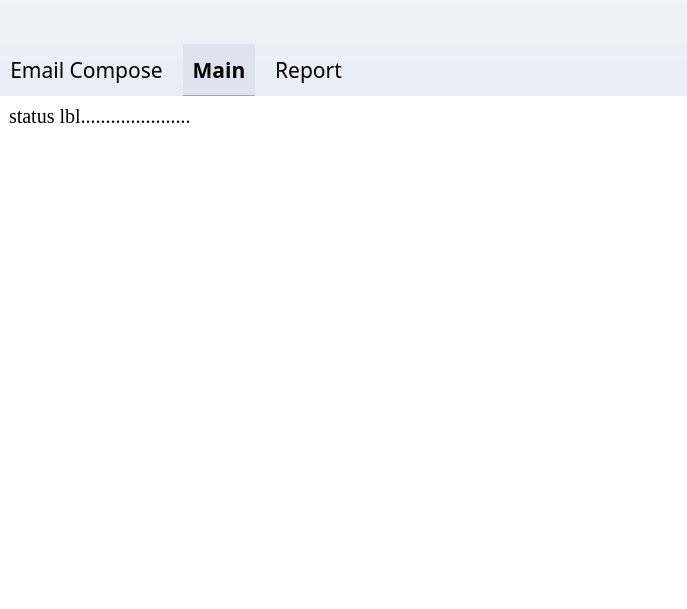
<?xml version="1.0" encoding="UTF-8"?>
<ui version="4.0">
 <class>MainWindow</class>
 <widget class="QMainWindow" name="MainWindow">
  <property name="geometry">
   <rect>
    <x>0</x>
    <y>0</y>
    <width>687</width>
    <height>609</height>
   </rect>
  </property>
  <property name="font">
   <font>
    <family>Times New Roman</family>
    <pointsize>15</pointsize>
   </font>
  </property>
  <property name="windowTitle">
   <string>WARM UP MODULE</string>
  </property>
  <property name="styleSheet">
   <string notr="true">#warm_up_module_widget
{
     background-color: qlineargradient(spread:pad, x1:0.5, y1:0, x2:0.5, y2:1, stop:0 rgba(239, 242, 248, 255), stop:1 rgba(188, 217, 235, 255));
}

QTabWidget
{
  background-color: transparent;
  font: 16pt &quot;Raleway&quot;;
  font-weight:300;
}

QTabWidget::pane
{
  background-color: white;
}
QTabBar
{
  background-color: transparent;
}

QTabBar::tab
{
  background-color: transparent;
  margin-right: 10px;
  padding: 10px;
}
QTabBar::tab:selected
{
  background-color: #DCE3ED;
  border-width:1px;
border-style:solid;
border-left-color: transparent;
border-top-color: transparent;
border-right-color: transparent;
border-bottom-color: #a6a6a6;
 font: 16pt &quot;Raleway&quot;;
 font-weight:500;
  
}


QTextBrowser
{
    font: 12pt &quot;Raleway&quot;;
   font-weight:300;
}
QTextEdit
{
     
	font: 12pt &quot;Raleway&quot;;
   font-weight:300;
}
QScrollBar::vertical
{
  background-color: transparent;
  border: none;
  width:16px;
   padding-top:15px;
}
QScrollBar::handle:vertical
{
  background-color: gray;
  border-radius: 3px;
  min-width: 12px;
  min-height: 16px;
  margin:5px;
}
QScrollBar::add-line:vertical
{
  height:0px;
  subcontrol-position: bottom;
}


QScrollBar::sub-line:vertical
{
  height: 0px;
  subcontrol-position: top;
}
QScrollBar::horizontal
{
  background-color: transparent;
  border: none;
  height:20px;
}
QScrollBar::handle:horizontal
{
  background-color: gray;
  border-radius: 5px;
  min-width: 16px;
  min-height: 16px;
  margin:5px;
}
QScrollBar::add-line:horizontal {
height: 0px;
}

QScrollBar::sub-line:horizontal {
height: 0px;
}

QScrollBar::add-page:horizontal, QScrollBar::sub-page:horizontal {
height: 0px;
}
QAbstractScrollArea::corner {
    background: transparent;
}

#subject_fixed_lbl, #body_fixed_lbl
{
     font: 12pt &quot;Raleway&quot;;
    font-weight:bold;
}
#subject_lin
{
   font: 16pt &quot;Raleway&quot;;
   font-weight:medium;
}
QPushButton
{
	background-color: #028fc3;
   color:white;
   border:none; 
	font: 16pt &quot;Raleway&quot;;
    font-weight:500;
    width:120px;
    height:40px;
}
QListView::item
{
   
	background-color: white;
    font: 14pt &quot;Raleway&quot;;
    font-weight:300;
}
QListView::item:selected
{
    background-color: white;
    color:black;
    border:none;
  	font: 14pt &quot;Raleway&quot;;
    font-weight:500;
}

</string>
  </property>
  <widget class="QWidget" name="warm_up_module_widget">
   <layout class="QVBoxLayout" name="verticalLayout">
    <property name="spacing">
     <number>12</number>
    </property>
    <property name="leftMargin">
     <number>0</number>
    </property>
    <property name="rightMargin">
     <number>0</number>
    </property>
    <property name="bottomMargin">
     <number>0</number>
    </property>
    <item>
     <widget class="QLabel" name="app_logo">
      <property name="font">
       <font>
        <family>Times New Roman</family>
        <pointsize>15</pointsize>
       </font>
      </property>
      <property name="styleSheet">
       <string notr="true">image: url(:/newPrefix/software logo.png);</string>
      </property>
      <property name="text">
       <string/>
      </property>
      <property name="pixmap">
       <pixmap resource="../assets/app_resources.qrc">:/icons/icons/software logo.png</pixmap>
      </property>
      <property name="alignment">
       <set>Qt::AlignCenter</set>
      </property>
     </widget>
    </item>
    <item>
     <widget class="QTabWidget" name="tabWidget">
      <property name="font">
       <font>
        <family>Raleway</family>
        <pointsize>16</pointsize>
        <weight>37</weight>
        <italic>false</italic>
        <bold>false</bold>
       </font>
      </property>
      <property name="styleSheet">
       <string notr="true"/>
      </property>
      <property name="currentIndex">
       <number>1</number>
      </property>
      <widget class="QWidget" name="email_compose">
       <property name="styleSheet">
        <string notr="true">background-color: rgb(255, 255, 255);</string>
       </property>
       <attribute name="title">
        <string>Email Compose</string>
       </attribute>
       <layout class="QGridLayout" name="gridLayout_3">
        <property name="topMargin">
         <number>15</number>
        </property>
        <property name="verticalSpacing">
         <number>20</number>
        </property>
        <item row="3" column="1">
         <widget class="QTextBrowser" name="textBrowser_body">
          <property name="font">
           <font>
            <family>Raleway</family>
            <pointsize>12</pointsize>
            <weight>37</weight>
            <italic>false</italic>
            <bold>false</bold>
           </font>
          </property>
          <property name="styleSheet">
           <string notr="true">background-color: rgb(255, 255, 255);</string>
          </property>
          <property name="frameShape">
           <enum>QFrame::NoFrame</enum>
          </property>
          <property name="html">
           <string>&lt;!DOCTYPE HTML PUBLIC &quot;-//W3C//DTD HTML 4.0//EN&quot; &quot;http://www.w3.org/TR/REC-html40/strict.dtd&quot;&gt;
&lt;html&gt;&lt;head&gt;&lt;meta name=&quot;qrichtext&quot; content=&quot;1&quot; /&gt;&lt;style type=&quot;text/css&quot;&gt;
p, li { white-space: pre-wrap; }
&lt;/style&gt;&lt;/head&gt;&lt;body style=&quot; font-family:'Raleway'; font-size:12pt; font-weight:296; font-style:normal;&quot;&gt;
&lt;p style=&quot; margin-top:0px; margin-bottom:0px; margin-left:0px; margin-right:0px; -qt-block-indent:0; text-indent:0px;&quot;&gt;&lt;span style=&quot; font-family:'Open Sans,Arial,sans-serif'; font-weight:24; color:#000000; background-color:#ffffff;&quot;&gt;Contrary to popular belief, Lorem Ipsum is not simply random text. It has roots in a piece of classical Latin literature from 45 BC, making it over 2000 years old. Richard McClintock, a Latin professor at Hampden-Sydney College in Virginia, looked up one of the more obscure Latin words, consectetur, from a Lorem Ipsum passage, and going through the cites of the word in classical literature, discovered the undoubtable source. Lorem Ipsum comes from sections 1.10.32 and 1.10.33 of &amp;quot;de Finibus Bonorum et Malorum&amp;quot; (The Extremes of Good and Evil) by Cicero, written in 45 BC. This book is a treatise on the theory of ethics, very popular during the Renaissance. The first line of Lorem Ipsum, &amp;quot;Lorem ipsum dolor sit amet..&amp;quot;, comes from a line in section 1.10.32.&lt;/span&gt;&lt;/p&gt;
&lt;p style=&quot; margin-top:12px; margin-bottom:12px; margin-left:0px; margin-right:0px; -qt-block-indent:0; text-indent:0px;&quot;&gt;&lt;span style=&quot; font-family:'Open Sans,Arial,sans-serif'; font-weight:24; color:#000000; background-color:#ffffff;&quot;&gt;The standard chunk of Lorem Ipsum used since the 1500s is reproduced below for those interested. Sections 1.10.32 and 1.10.33 from &amp;quot;de Finibus Bonorum et Malorum&amp;quot; by Cicero are also reproduced in their exact original form, accompanied by English versions from the 1914 translation by H. Rackham.&lt;/span&gt;&lt;/p&gt;&lt;/body&gt;&lt;/html&gt;</string>
          </property>
          <property name="textInteractionFlags">
           <set>Qt::LinksAccessibleByKeyboard|Qt::LinksAccessibleByMouse|Qt::TextBrowserInteraction|Qt::TextEditable|Qt::TextSelectableByMouse</set>
          </property>
         </widget>
        </item>
        <item row="3" column="0">
         <widget class="QLabel" name="body_fixed_lbl">
          <property name="font">
           <font>
            <family>Raleway</family>
            <pointsize>12</pointsize>
            <weight>75</weight>
            <italic>false</italic>
            <bold>true</bold>
           </font>
          </property>
          <property name="text">
           <string>Body</string>
          </property>
          <property name="alignment">
           <set>Qt::AlignLeading|Qt::AlignLeft|Qt::AlignTop</set>
          </property>
         </widget>
        </item>
        <item row="0" column="0">
         <widget class="QLabel" name="subject_fixed_lbl">
          <property name="font">
           <font>
            <family>Raleway</family>
            <pointsize>12</pointsize>
            <weight>75</weight>
            <italic>false</italic>
            <bold>true</bold>
           </font>
          </property>
          <property name="text">
           <string>Subject</string>
          </property>
          <property name="alignment">
           <set>Qt::AlignCenter</set>
          </property>
         </widget>
        </item>
        <item row="0" column="1">
         <widget class="QLineEdit" name="subject_lin">
          <property name="font">
           <font>
            <family>Raleway</family>
            <pointsize>16</pointsize>
            <weight>50</weight>
            <italic>false</italic>
            <bold>false</bold>
           </font>
          </property>
          <property name="styleSheet">
           <string notr="true">background-color: rgb(255, 255, 255);</string>
          </property>
          <property name="text">
           <string>Friendly Outreach</string>
          </property>
          <property name="frame">
           <bool>false</bool>
          </property>
         </widget>
        </item>
        <item row="4" column="1" alignment="Qt::AlignRight">
         <widget class="QPushButton" name="pushButton_update_config">
          <property name="font">
           <font>
            <family>Raleway</family>
            <pointsize>16</pointsize>
            <weight>62</weight>
            <italic>false</italic>
            <bold>true</bold>
           </font>
          </property>
          <property name="text">
           <string>Update</string>
          </property>
         </widget>
        </item>
       </layout>
      </widget>
      <widget class="QWidget" name="main">
       <property name="styleSheet">
        <string notr="true">background-color: rgb(255, 255, 255);</string>
       </property>
       <attribute name="title">
        <string>Main</string>
       </attribute>
       <layout class="QGridLayout" name="gridLayout">
        <item row="1" column="0">
         <widget class="QListView" name="statusView">
          <property name="font">
           <font>
            <family>Times New Roman</family>
            <pointsize>25</pointsize>
           </font>
          </property>
          <property name="styleSheet">
           <string notr="true"/>
          </property>
          <property name="frameShape">
           <enum>QFrame::NoFrame</enum>
          </property>
          <property name="selectionMode">
           <enum>QAbstractItemView::SingleSelection</enum>
          </property>
          <property name="spacing">
           <number>5</number>
          </property>
         </widget>
        </item>
        <item row="2" column="0">
         <widget class="QWidget" name="widget" native="true">
          <layout class="QHBoxLayout" name="horizontalLayout">
           <item alignment="Qt::AlignRight">
            <widget class="QPushButton" name="startButton">
             <property name="font">
              <font>
               <family>Raleway</family>
               <pointsize>16</pointsize>
               <weight>62</weight>
               <italic>false</italic>
               <bold>true</bold>
              </font>
             </property>
             <property name="styleSheet">
              <string notr="true"/>
             </property>
             <property name="text">
              <string>Start</string>
             </property>
             <property name="flat">
              <bool>false</bool>
             </property>
            </widget>
           </item>
           <item alignment="Qt::AlignLeft">
            <widget class="QPushButton" name="cancelButton">
             <property name="font">
              <font>
               <family>Raleway</family>
               <pointsize>16</pointsize>
               <weight>62</weight>
               <italic>false</italic>
               <bold>true</bold>
              </font>
             </property>
             <property name="styleSheet">
              <string notr="true"/>
             </property>
             <property name="text">
              <string>Cancel</string>
             </property>
            </widget>
           </item>
          </layout>
         </widget>
        </item>
        <item row="0" column="0">
         <widget class="QLabel" name="status_lbl">
          <property name="font">
           <font>
            <family>Times New Roman</family>
            <pointsize>15</pointsize>
           </font>
          </property>
          <property name="text">
           <string>status lbl......................</string>
          </property>
          <property name="alignment">
           <set>Qt::AlignLeading|Qt::AlignLeft|Qt::AlignVCenter</set>
          </property>
         </widget>
        </item>
       </layout>
      </widget>
      <widget class="QWidget" name="report">
       <property name="styleSheet">
        <string notr="true">background-color: rgb(255, 255, 255);</string>
       </property>
       <attribute name="title">
        <string>Report</string>
       </attribute>
       <layout class="QGridLayout" name="gridLayout_2">
        <property name="leftMargin">
         <number>12</number>
        </property>
        <property name="topMargin">
         <number>15</number>
        </property>
        <property name="rightMargin">
         <number>15</number>
        </property>
        <property name="bottomMargin">
         <number>0</number>
        </property>
        <property name="spacing">
         <number>0</number>
        </property>
        <item row="0" column="0">
         <widget class="QTextBrowser" name="textBrowser_report">
          <property name="font">
           <font>
            <family>Raleway</family>
            <pointsize>12</pointsize>
            <weight>37</weight>
            <italic>false</italic>
            <bold>false</bold>
           </font>
          </property>
          <property name="styleSheet">
           <string notr="true"/>
          </property>
          <property name="frameShape">
           <enum>QFrame::NoFrame</enum>
          </property>
          <property name="html">
           <string>&lt;!DOCTYPE HTML PUBLIC &quot;-//W3C//DTD HTML 4.0//EN&quot; &quot;http://www.w3.org/TR/REC-html40/strict.dtd&quot;&gt;
&lt;html&gt;&lt;head&gt;&lt;meta name=&quot;qrichtext&quot; content=&quot;1&quot; /&gt;&lt;style type=&quot;text/css&quot;&gt;
p, li { white-space: pre-wrap; }
&lt;/style&gt;&lt;/head&gt;&lt;body style=&quot; font-family:'Raleway'; font-size:12pt; font-weight:296; font-style:normal;&quot;&gt;
&lt;p style=&quot; margin-top:0px; margin-bottom:0px; margin-left:0px; margin-right:0px; -qt-block-indent:0; text-indent:0px;&quot;&gt;&lt;span style=&quot; font-family:'Open Sans,Arial,sans-serif'; font-weight:24; color:#000000; background-color:#ffffff;&quot;&gt;Contrary to popular belief, Lorem Ipsum is not simply random text. It has roots in a piece of classical Latin literature from 45 BC, making it over 2000 years old. Richard McClintock, a Latin professor at Hampden-Sydney College in Virginia, looked up one of the more obscure Latin words, consectetur, from a Lorem Ipsum passage, and going through the cites of the word in classical literature, discovered the undoubtable source. Lorem Ipsum comes from sections 1.10.32 and 1.10.33 of &amp;quot;de Finibus Bonorum et Malorum&amp;quot; (The Extremes of Good and Evil) by Cicero, written in 45 BC. This book is a treatise on the theory of ethics, very popular during the Renaissance. The first line of Lorem Ipsum, &amp;quot;Lorem ipsum dolor sit amet..&amp;quot;, comes from a line in section 1.10.32.&lt;/span&gt;&lt;/p&gt;
&lt;p style=&quot; margin-top:12px; margin-bottom:12px; margin-left:0px; margin-right:0px; -qt-block-indent:0; text-indent:0px;&quot;&gt;&lt;span style=&quot; font-family:'Open Sans,Arial,sans-serif'; font-weight:24; color:#000000; background-color:#ffffff;&quot;&gt;The standard chunk of Lorem Ipsum used since the 1500s is reproduced below for those interested. Sections 1.10.32 and 1.10.33 from &amp;quot;de Finibus Bonorum et Malorum&amp;quot; by Cicero are also reproduced in their exact original form, accompanied by English versions from the 1914 translation by H. Rackham.&lt;/span&gt;&lt;/p&gt;&lt;/body&gt;&lt;/html&gt;</string>
          </property>
         </widget>
        </item>
       </layout>
      </widget>
     </widget>
    </item>
   </layout>
  </widget>
  <widget class="QMenuBar" name="menuBar">
   <property name="geometry">
    <rect>
     <x>0</x>
     <y>0</y>
     <width>687</width>
     <height>22</height>
    </rect>
   </property>
  </widget>
 </widget>
 <resources>
  <include location="../assets/app_resources.qrc"/>
 </resources>
 <connections/>
</ui>
